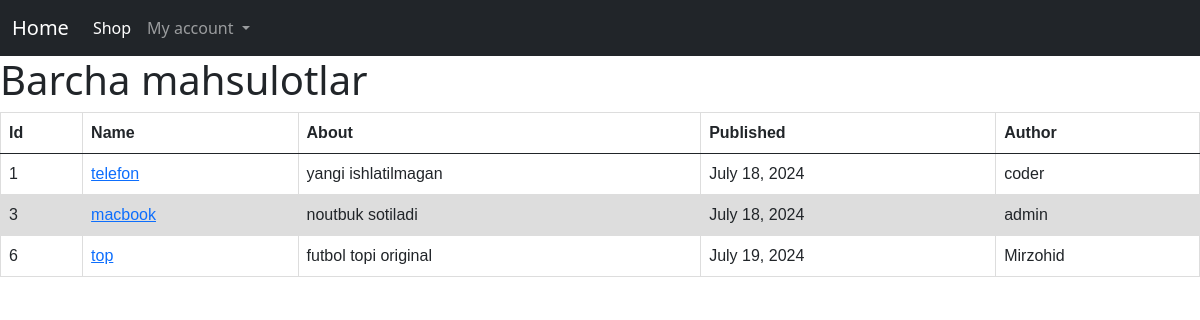
/shop/, run on an earlier commit of the app's database.
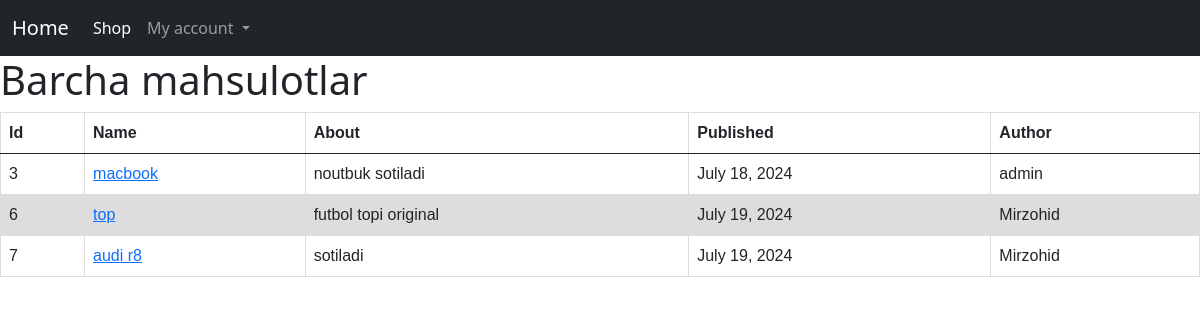
And on a later commit of the database.
### main/models.py (models this page shows, shortened)
class Products(models.Model):
    name = models.CharField(max_length=100)
    description = models.CharField(max_length=250)
    price = models.IntegerField()
    created = models.DateTimeField(auto_now_add=True)
    author = models.ForeignKey(get_user_model(), on_delete=models.CASCADE)

### main/views.py (the view)
# urls.py: path('shop/', Shop.as_view(), name='shop'),
class Shop(ListView):
    model = Products
    template_name = 'main/shop.html'

### templates/main/shop.html (shortened to what this page needs)
{% extends 'base.html' %}
{% load static %}
{% block css %}
<link rel="stylesheet" href="{% static 'shop.css' %}">
{% endblock css %}
{% block content %}
    <h1>Barcha mahsulotlar</h1>
      <table class="table">
        <thead>
          <tr>
            <th scope="col">Id</th>
            <th scope="col">Name</th>
            <th scope="col">About</th>
            <th scope="col">Published</th>
            <th scope="col">Author</th>
          </tr>
        </thead>
        <tbody>
          {% for post in object_list %}
              <tr>
                <td>{{ post.id }}</td>
                <td><a href="{% url 'detail' post.pk %}">{{ post.name }}</a></td>
                <td>{{ post.description }}</td>
                <td>{{ post.created.date }}</td>
                <td>{{ post.author }}</td>
              </tr>
          {% endfor %}
        </tbody>
      </table>
{% endblock content %}

### templates/base.html (shortened to what this page needs)
<!DOCTYPE html>
<html lang="en">
<head>
    <link href="https://cdn.jsdelivr.net/npm/bootstrap@5.0.2/dist/css/bootstrap.min.css" rel="stylesheet">
    {% block css %}
    {% endblock css %}
</head>
<body>
    <nav class="navbar navbar-expand-lg navbar-dark bg-dark">
        <div class="container-fluid">
          <a class="navbar-brand" href="{% url 'home' %}">Home</a>
          <div class="collapse navbar-collapse" id="navbarSupportedContent">
            <ul class="navbar-nav me-auto mb-2 mb-lg-0">
              <li class="nav-item">
                <a class="nav-link active" aria-current="page" href="{% url 'shop' %}">Shop</a>
              </li>
              <li class="nav-item dropdown">
                <a class="nav-link dropdown-toggle" href="#" id="navbarDropdown" role="button" data-bs-toggle="dropdown" aria-expanded="false">
                  My account
                </a>
              </li>
            </ul>
          </div>
        </div>
      </nav>
      {% block content %}
      {% endblock content %}
</body>
</html>

### static/shop.css (style rules this page uses)
table { font-family: arial, sans-serif; border-collapse: collapse; width: 100%; }
td, th { border: 1px solid #dddddd; text-align: left; padding: 8px; }
tr:nth-child(even) { background-color: #dddddd; }

What changed in the data, as far as the page shows it:
removed Products: id "1", name "telefon", description "yangi ishlatilmagan", created "July 18, 2024", author "coder"
added Products: id "7", name "audi r8", description "sotiladi", created "July 19, 2024", author "Mirzohid"
